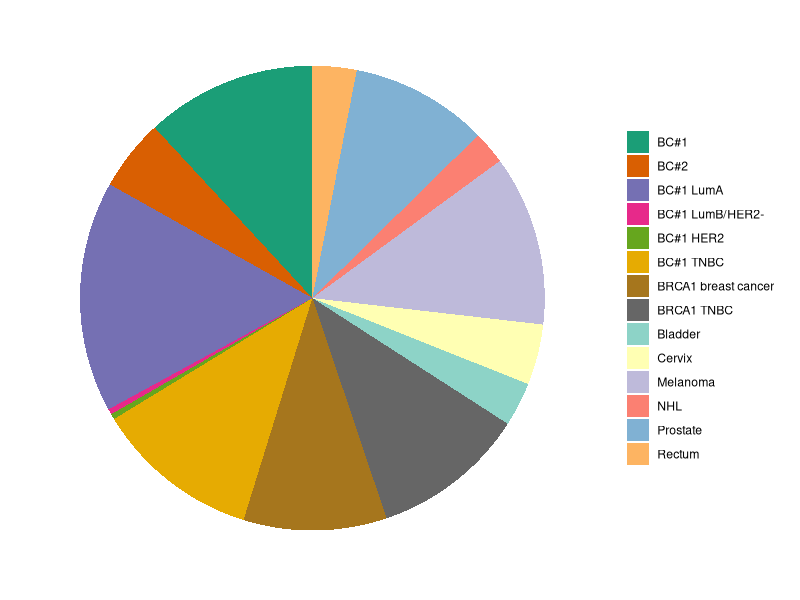

Here is the R script that generated this plot:
# Pie charts showing the contribution of pleotropic variants in telomere length-associated gene loci across the cancer studies

library(dplyr) # ‘1.1.3’
library(tidyr) # ‘1.3.0’
library(readxl) # ‘1.4.3’
library(ggplot2) # ‘3.4.3’
library(RColorBrewer) # ‘1.1.3’

# read genes telomere
telomereSNP <- read_excel("Data/13_genes_telomere-snps.xlsx", 
                          sheet="Sheet1",col_names=paste0("V",seq(1,18)))
telomereSNP005 <- telomereSNP %>% filter(V9 < 0.05)

# cancer/blood traits with pleiotropic SNP associated to telomere length
cancer.blood <- telomereSNP005 %>% select(V12,V13) %>% rename(cancer=V12,blood=V13) %>% mutate(cancer=case_when(
  cancer == "Luminal A breast cancer" ~ "BC#1 LumA",
  cancer == "Breast cancer overall (BCAC)" ~ "BC#1",
  cancer == "Breast cancer overall (UKBB)" ~ "BC#2",
  cancer == "TNBC" ~ "BC#1 TNBC",
  cancer == "HER2 breast cancer" ~ "BC#1 HER2",
  cancer == "Luminal B - HER2 negative breast cancer" ~ "BC#1 LumB/HER2-",
  cancer == "Cervical" ~ "Cervix",
  TRUE ~ cancer
)) %>% mutate(cancer=factor(cancer,levels=c("BC#1","BC#2","BC#1 LumA","BC#1 LumB/HER2-","BC#1 HER2","BC#1 TNBC","BRCA1 breast cancer","BRCA1 TNBC",
                                            "Bladder","Cervix","Melanoma","NHL","Prostate","Rectum")))
# plot
cancer.prop <- cancer.blood %>% count(cancer) %>% 
  mutate(total=sum(n)) %>% mutate(prop=n/total) %>% select(cancer,n,prop)
pie.colors <- c(brewer.pal(8,"Dark2"),
                brewer.pal(11,"Set3")[seq(1,11)])
postscript(file="Output/Figure3a.ps")
cancer.blood %>% count(cancer) %>%
  ggplot(aes(x="",y=n,fill=cancer)) +
  geom_bar(stat="identity",width=1) +
  coord_polar(theta="y") + 
  scale_fill_manual(values=pie.colors) +
  theme(axis.line=element_blank(), axis.ticks = element_blank(),panel.border = element_blank(),
        panel.grid.major.y = element_blank(),panel.grid.minor = element_blank(), axis.text = element_blank(),
        panel.background = element_blank(), axis.title = element_blank(),legend.title = element_blank())
dev.off()
